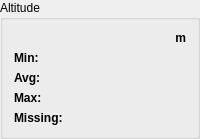
          <widget class="QGroupBox" name="groupBox_23">
           <property name="title">
            <string>Altitude</string>
           </property>
           <layout class="QGridLayout" name="gridLayout_24">
            <item row="2" column="0">
             <widget class="QLabel" name="label_127">
              <property name="font">
               <font>
                <bold>true</bold>
               </font>
              </property>
              <property name="text">
               <string>Avg:</string>
              </property>
             </widget>
            </item>
            <item row="0" column="0">
             <widget class="QLabel" name="label_128">
              <property name="text">
               <string/>
              </property>
             </widget>
            </item>
            <item row="1" column="1">
             <widget class="QLabel" name="labelAltitudeMin">
              <property name="text">
               <string/>
              </property>
              <property name="alignment">
               <set>Qt::AlignRight|Qt::AlignTrailing|Qt::AlignVCenter</set>
              </property>
             </widget>
            </item>
            <item row="3" column="1">
             <widget class="QLabel" name="labelAltitudeMax">
              <property name="text">
               <string/>
              </property>
              <property name="alignment">
               <set>Qt::AlignRight|Qt::AlignTrailing|Qt::AlignVCenter</set>
              </property>
             </widget>
            </item>
            <item row="1" column="0">
             <widget class="QLabel" name="label_129">
              <property name="font">
               <font>
                <bold>true</bold>
               </font>
              </property>
              <property name="text">
               <string>Min:</string>
              </property>
             </widget>
            </item>
            <item row="2" column="1">
             <widget class="QLabel" name="labelAltitudeAvg">
              <property name="text">
               <string/>
              </property>
              <property name="alignment">
               <set>Qt::AlignRight|Qt::AlignTrailing|Qt::AlignVCenter</set>
              </property>
             </widget>
            </item>
            <item row="0" column="1">
             <widget class="QLabel" name="label_130">
              <property name="font">
               <font>
                <bold>true</bold>
               </font>
              </property>
              <property name="text">
               <string>m</string>
              </property>
              <property name="alignment">
               <set>Qt::AlignRight|Qt::AlignTrailing|Qt::AlignVCenter</set>
              </property>
             </widget>
            </item>
            <item row="3" column="0">
             <widget class="QLabel" name="label_131">
              <property name="font">
               <font>
                <bold>true</bold>
               </font>
              </property>
              <property name="text">
               <string>Max:</string>
              </property>
             </widget>
            </item>
            <item row="4" column="0">
             <widget class="QLabel" name="label_132">
              <property name="font">
               <font>
                <bold>true</bold>
               </font>
              </property>
              <property name="text">
               <string>Missing:</string>
              </property>
             </widget>
            </item>
            <item row="4" column="1">
             <widget class="QLabel" name="labelAltitudeMissing">
              <property name="text">
               <string/>
              </property>
              <property name="alignment">
               <set>Qt::AlignRight|Qt::AlignTrailing|Qt::AlignVCenter</set>
              </property>
             </widget>
            </item>
           </layout>
          </widget>
